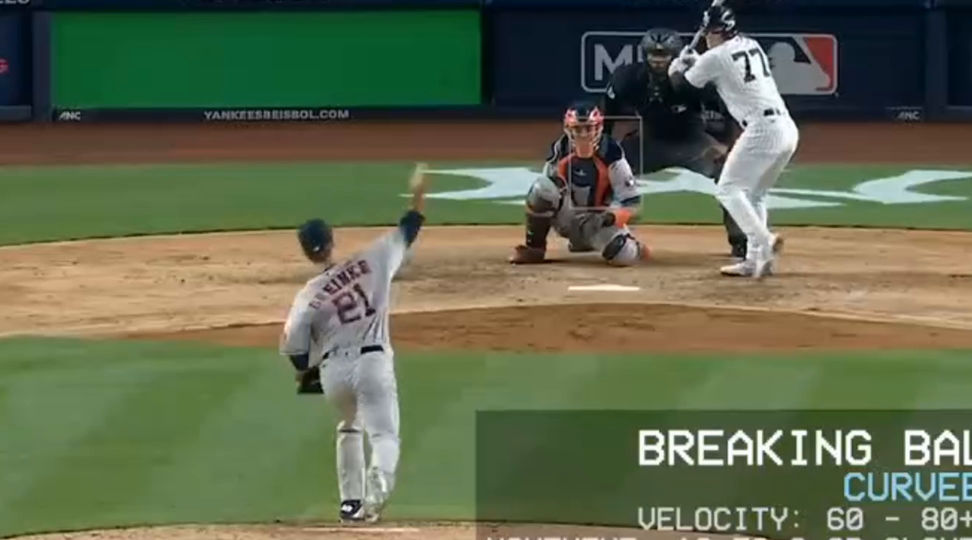
#> input picture frame 7 of PitchTrack/Final_Code/ProjectVideos/1_x0.5.mp4, 1944 x 1080 px (shown at 1/2 size)
$ jupyter execute object_detection_code.ipynb
#> lines starting #> are read from the running program, lines starting #| are printed output that depends on the picture; after the words box and inside, x2 and y2 are one past the last pixel; in counts of white or black regions, pixels touching at a corner belong together; pictures that were not available may be replaced by others from this repository, and a replacement may not be noted
#> further down, frame is the input picture: shape (1080, 1944, 3); mean B, G, R 77.5, 104.8, 96.7
### Video and Paras
1. Video = "1.mp4" [ "1_x0.5.mp4" ]
roi = (550, 50, 570, 320)
paras = [1.9,100,50,32,11,15]

2. Video = "2.mp4" [ "2_x0.5.mp4" ]
roi = (700, 280, 800, 500)
paras = [1.5,150,45,33,11,15]

3. Video = "" [ "" ]
roi =
paras =

### Project Version: Return Postions

[cell 1]
#Project Version: Frame in, Positions out

#cap = cv2.VideoCapture("baseball pitch5_0.5.mp4")
#fgbg = cv2.createBackgroundSubtractorMOG2()
#ret, frame = cap.read()

import cv2
import numpy as np

def object_detection(frame,roi,paras,sub_on,fgbg=None):
#> called with roi = (550, 50, 570, 320), sub_on = True
    if sub_on:
        fgmask = fgbg.apply(frame)
#> fgmask: shape (1080, 1944); every value is 127
        foreground = cv2.bitwise_and(frame, frame, mask=fgmask)
        frame = foreground

    #ROI example:(550, 50, 570, 320)
    x_start, y_start, width, height = roi

    # Crop to the ROI
    roi_frame = frame[y_start:y_start+height, x_start:x_start+width]
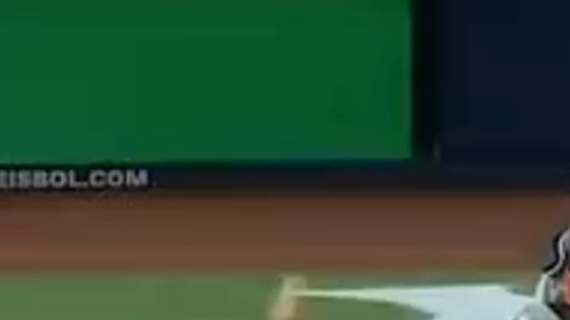
#> roi_frame: shape (320, 570, 3); mean B, G, R 50.7, 73.8, 46

    # Convert to grayscale
    gray = cv2.cvtColor(roi_frame, cv2.COLOR_BGR2GRAY)
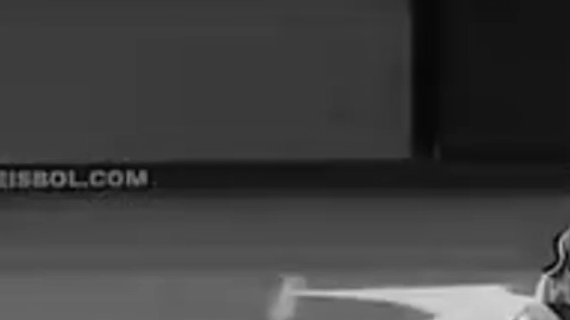
#> gray: shape (320, 570); min 2, max 227, mean 62.8

    # Apply Gaussian blur
    blurred = cv2.GaussianBlur(gray, (5, 5), 0)

    # Perform Canny edge detection
    edges = cv2.Canny(blurred, 100, 200)
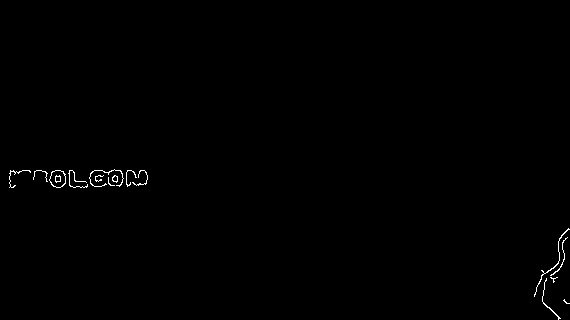
#> edges: shape (320, 570); 0.39% white in thin lines or dots, all inside (x1, y1, x2, y2) = (9, 169, 570, 320)

    # Apply Hough Circle Transform
    circles = cv2.HoughCircles(edges, cv2.HOUGH_GRADIENT, dp=paras[0], minDist=paras[1],
                               param1=paras[2], param2=paras[3], minRadius=paras[4], maxRadius=paras[5])
#> circles = None

    if circles is not None:
        circles = np.round(circles[0, :]).astype("int")
        for i in range(len(circles)):
            # Adjust coordinates to map back to original frame
            (x,y,r) = circles[i]
            circles[i] = (x + x_start, y + y_start, r)

    return(circles)

[cell 2]
#Test Code for Project Version:

cap = cv2.VideoCapture("ProjectVideos/1_x0.5.mp4")
fgbg = cv2.createBackgroundSubtractorMOG2()
roi = (550, 50, 570, 320)  #(x_start, y_start, width, height)
paras=[1.9,100,50,32,11,15]

while True:
    ret, frame = cap.read()
    if not ret:
        break

    pos = object_detection(frame,roi,paras,True,fgbg)
    # print(pos) #(x,y,r)
    if cv2.waitKey(1) & 0xFF == ord('q'):
#> (key q is pressed here)
        break

cap.release()

### Test Version: Show and Save results

[cell 3]
#Test Version: Video in, show and save the result
import cv2
import numpy as np

# [29 lines of commented-out code are left out]
def draw_circles(origin,frame,roi,paras):
#> called with roi = (330, 65, 150, 150)
    x_start, y_start, width, height = roi

    # Crop to the ROI
    roi_frame = frame[y_start:y_start+height, x_start:x_start+width]
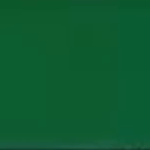
#> roi_frame: shape (150, 150, 3); mean B, G, R 48.7, 91.4, 13.1

    # Convert to grayscale
    gray = cv2.cvtColor(roi_frame, cv2.COLOR_BGR2GRAY)
#> gray: shape (150, 150)

    # Apply Gaussian blur
    blurred = cv2.GaussianBlur(gray, (7, 7), 1)
#> blurred: shape (150, 150)

    # Apply thresholding for pixels close to white
    _, thresh = cv2.threshold(blurred, 130, 255, cv2.THRESH_BINARY)
#> thresh: shape (150, 150); every value is 0

    # For thicker edges
    # dilate = cv2.dilate(thresh, None, iterations=1)

    # Perform Canny edge detection
    edges = cv2.Canny(thresh, 100, 200)

    # Apply Hough Circle Transform
    circles = cv2.HoughCircles(edges, cv2.HOUGH_GRADIENT, dp=paras[0], minDist=paras[1],
                               param1=paras[2], param2=paras[3], minRadius=paras[4], maxRadius=paras[5])
#> circles = None

    if circles is not None:
        circles = np.round(circles[0, :]).astype("int")
        for (x, y, r) in circles:
            cv2.circle(origin, (x + x_start, y + y_start), r, (0, 0, 255), 3)

    cv2.rectangle(origin, (x_start, y_start), (x_start + width, y_start + height), (255, 0, 0), 3)

    return origin

def object_detection_save(inpath,outpath,roi,paras,sub_on):
    cap = cv2.VideoCapture(inpath)
    fgbg = cv2.createBackgroundSubtractorMOG2()

    frame_width = int(cap.get(cv2.CAP_PROP_FRAME_WIDTH))
    frame_height = int(cap.get(cv2.CAP_PROP_FRAME_HEIGHT))
    fps = cap.get(cv2.CAP_PROP_FPS)

    fourcc = cv2.VideoWriter_fourcc(*'XVID')
    out = cv2.VideoWriter(outpath, fourcc, fps, (frame_width, frame_height))

    while True:
        ret, frame = cap.read()
        if not ret:
            break
        if sub_on:
            fgmask = fgbg.apply(frame)
            foreground = cv2.bitwise_and(frame, frame, mask=fgmask)
            processed_frame = draw_circles(frame,foreground,roi,paras)
        else:
            processed_frame = draw_circles(frame,frame,roi,paras)

        out.write(processed_frame)
    cap.release()
    out.release()

def object_detection_show(inpath,roi,paras,sub_on):
    cap = cv2.VideoCapture(inpath)
    fgbg = cv2.createBackgroundSubtractorMOG2()

    while True:
        ret, frame = cap.read()
        if not ret:
            break
        if sub_on:
            fgmask = fgbg.apply(frame)
            foreground = cv2.bitwise_and(frame, frame, mask=fgmask)
            processed_frame = draw_circles(frame,foreground,roi,paras)
        else:
            processed_frame = draw_circles(frame,frame,roi,paras)

        cv2.imshow('Detected Circles', processed_frame)
        cv2.waitKey(10) #10 millisecond buffer
        if 0xFF == ord('q'):
            break


    cap.release()
    cv2.destroyAllWindows()

$ run again, starting later in the video
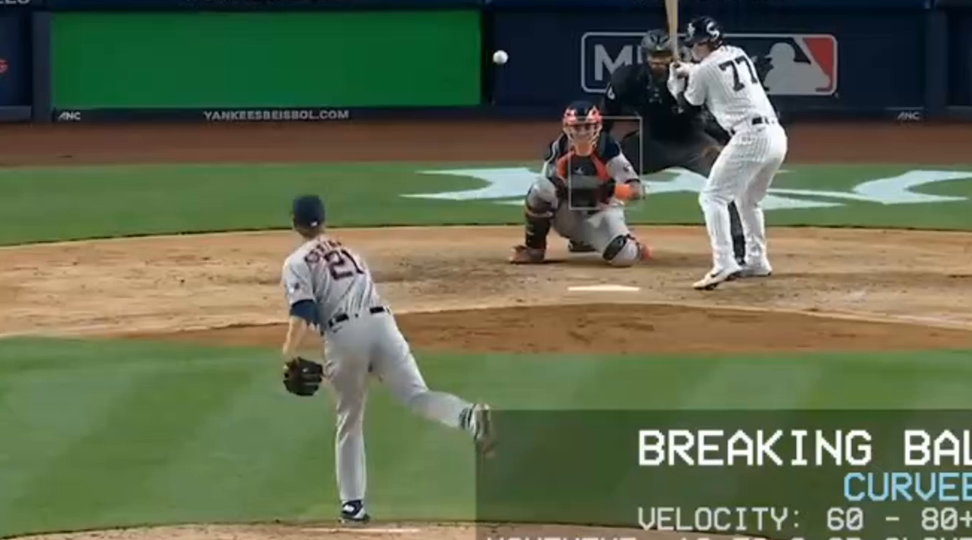
#> input picture frame 31 of PitchTrack/Final_Code/ProjectVideos/1_x0.5.mp4, 1944 x 1080 px (shown at 1/2 size)
#> frame is the input picture: shape (1080, 1944, 3); mean B, G, R 77.3, 104.7, 96.6
#> in object_detection, `fgmask = fgbg.apply(frame)`:
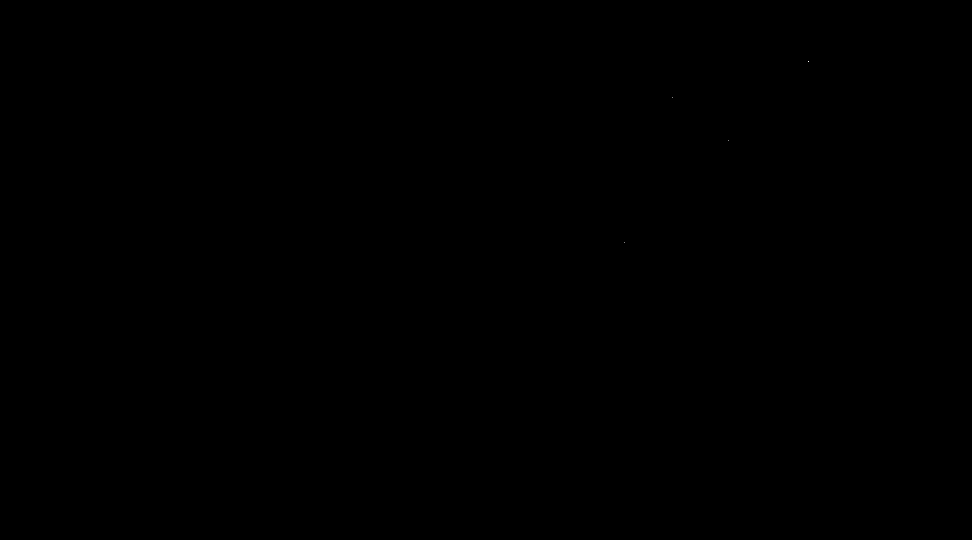
#> fgmask: shape (1080, 1944) (shown at 1/2 size); values 127 (black) and 255 (white), 0% white in thin lines or dots, all inside (x1, y1, x2, y2) = (1248, 122, 1617, 485)
#> in object_detection, `edges = cv2.Canny(blurred, 100, 200)`:
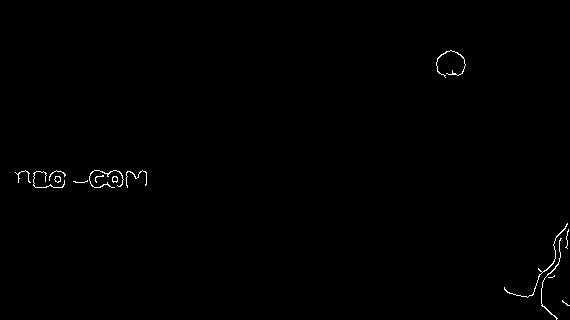
#> edges: shape (320, 570); 0.43% white in thin lines or dots, all inside (x1, y1, x2, y2) = (15, 50, 570, 320)
#> in object_detection, `circles = cv2.HoughCircles(edges, cv2.HOUGH_GRADIENT, dp=paras[0], min..`: circles = [[449.4, 63.65, 13.85]]
#> in object_detection, `circles = np.round(circles[0, :]).astype("int")`: circles = [[449, 64, 14]]
#> the loop in object_detection, `for i in range(len(circles)):` made 1 pass
#> after the loop in object_detection, `for i in range(len(circles)):`: circles = [[999, 114, 14]]
#> thresh: shape (150, 150); every value is 0
#> in draw_circles, `circles = cv2.HoughCircles(edges, cv2.HOUGH_GRADIENT, dp=paras[0], min..`: circles = None
